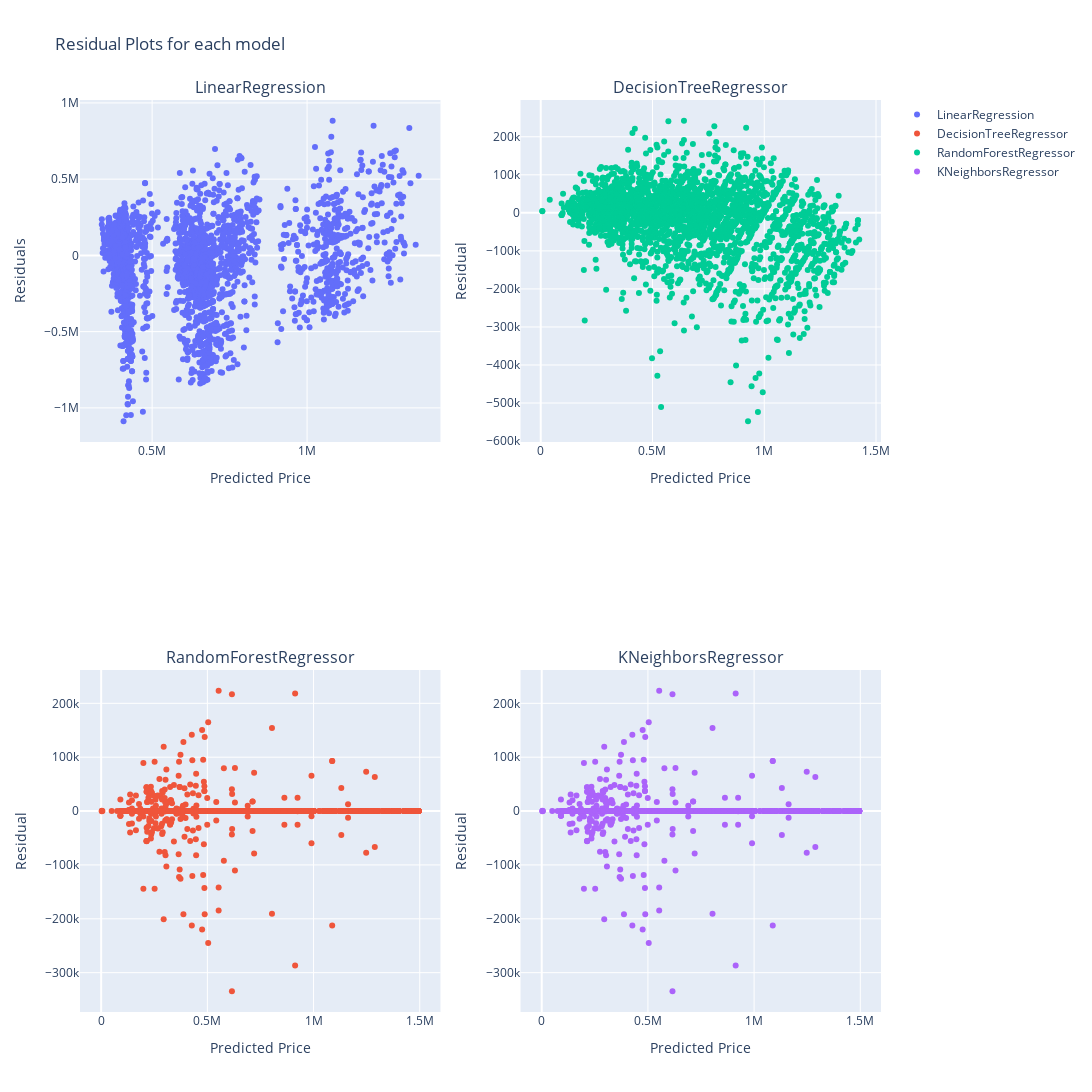

Notebook cell for this chart:
### Code cell
models = [
         LinearRegression(),
         DecisionTreeRegressor(criterion= 'squared_error' ,  random_state=rs),
         KNeighborsRegressor(n_neighbors=5 , weights='distance' , algorithm='auto')
         ]



results = [train_and_evaluate_model(model, y_scaler, X_train[model_features], y_train, X_test[model_features], y_test) for model in models]


fig = make_subplots(rows=2, cols=2  , subplot_titles=[f"{result['model_name']}" for result in results])

row_idx = 1
col_idx = 1

y_train = np.exp(y_scaler.inverse_transform(y_train.reshape(-1, 1)))


for _ , result in enumerate(results):
    
    if row_idx > 2:
        row_idx = 1
        col_idx += 1
    
    y_train_pred = np.exp(result['y_train_pred'])
    res = y_train_pred - y_train

    fig.add_trace(
        go.Scatter(
            x=y_train_pred.ravel(),
            y=res.ravel(),
            mode='markers' ,
            name = result['model_name'] ,
            hovertext=y_train.ravel() ,
            hoverinfo='text'),
        row=row_idx, col=col_idx
        )
    fig.update_yaxes(title_text="Residual", row=row_idx, col=col_idx)
    fig.update_xaxes(title_text="Predicted Price", row=row_idx, col=col_idx)
    row_idx += 1


fig.update_layout(
    height=1200,  
    width=1300,
    xaxis_title="Predicted Price",
    yaxis_title="Residuals",  
    title_text="Residual Plots for each model"
    
)


fig.show()

### Figure 1 — Plotly figure (JSON) as saved in the notebook; plotly's stock layout.template omitted (floating-point values rounded to 4 significant figures; data arrays with more than 128 entries replaced by an {"elided": "..."} marker saying what was removed)
{"data": [{"hoverinfo": "text", "hovertext": {"elided": "2676 float values"}, "mode": "markers", "name": "LinearRegression", "type": "scatter", "x": {"elided": "2676 float values"}, "xaxis": "x", "y": {"elided": "2676 float values"}, "yaxis": "y"}, {"hoverinfo": "text", "hovertext": {"elided": "2676 float values"}, "mode": "markers", "name": "DecisionTreeRegressor", "type": "scatter", "x": {"elided": "2676 float values"}, "xaxis": "x3", "y": {"elided": "2676 float values"}, "yaxis": "y3"}, {"hoverinfo": "text", "hovertext": {"elided": "2676 float values"}, "mode": "markers", "name": "RandomForestRegressor", "type": "scatter", "x": {"elided": "2676 float values"}, "xaxis": "x2", "y": {"elided": "2676 float values"}, "yaxis": "y2"}, {"hoverinfo": "text", "hovertext": {"elided": "2676 float values"}, "mode": "markers", "name": "KNeighborsRegressor", "type": "scatter", "x": {"elided": "2676 float values"}, "xaxis": "x4", "y": {"elided": "2676 float values"}, "yaxis": "y4"}], "layout": {"annotations": [{"font": {"size": 16}, "showarrow": false, "text": "LinearRegression", "x": 0.225, "xanchor": "center", "xref": "paper", "y": 1, "yanchor": "bottom", "yref": "paper"}, {"font": {"size": 16}, "showarrow": false, "text": "DecisionTreeRegressor", "x": 0.775, "xanchor": "center", "xref": "paper", "y": 1, "yanchor": "bottom", "yref": "paper"}, {"font": {"size": 16}, "showarrow": false, "text": "RandomForestRegressor", "x": 0.225, "xanchor": "center", "xref": "paper", "y": 0.375, "yanchor": "bottom", "yref": "paper"}, {"font": {"size": 16}, "showarrow": false, "text": "KNeighborsRegressor", "x": 0.775, "xanchor": "center", "xref": "paper", "y": 0.375, "yanchor": "bottom", "yref": "paper"}], "height": 1200, "title": {"text": "Residual Plots for each model"}, "width": 1300, "xaxis": {"anchor": "y", "domain": [0, 0.45], "title": {"text": "Predicted Price"}}, "xaxis2": {"anchor": "y2", "domain": [0.55, 1], "title": {"text": "Predicted Price"}}, "xaxis3": {"anchor": "y3", "domain": [0, 0.45], "title": {"text": "Predicted Price"}}, "xaxis4": {"anchor": "y4", "domain": [0.55, 1], "title": {"text": "Predicted Price"}}, "yaxis": {"anchor": "x", "domain": [0.625, 1], "title": {"text": "Residuals"}}, "yaxis2": {"anchor": "x2", "domain": [0.625, 1], "title": {"text": "Residual"}}, "yaxis3": {"anchor": "x3", "domain": [0, 0.375], "title": {"text": "Residual"}}, "yaxis4": {"anchor": "x4", "domain": [0, 0.375], "title": {"text": "Residual"}}}}
